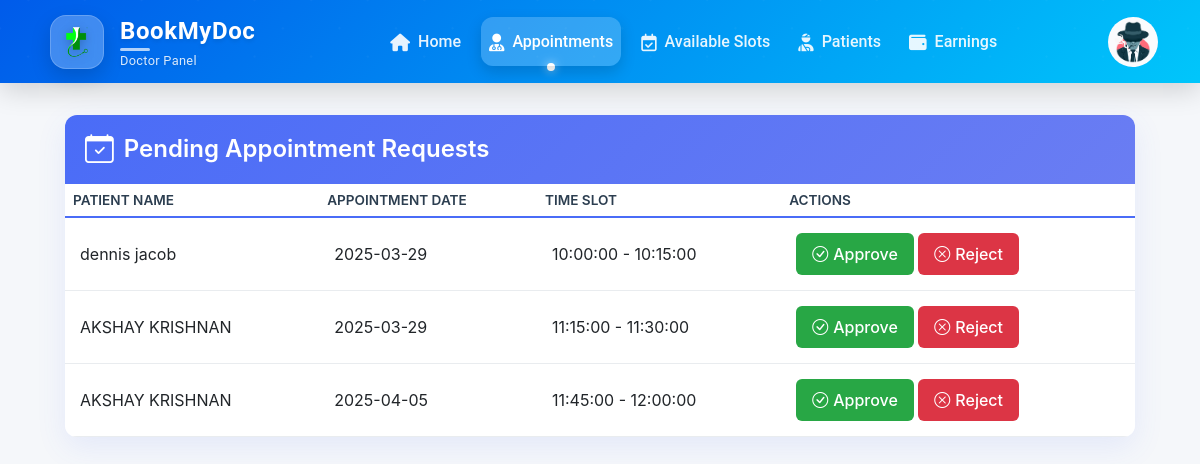
The app's page /manageappointments.php (signed in) with its own data.
### tables this page shows
CREATE TABLE `doctorreg` (
  `id` int(11) NOT NULL,
  `name` varchar(255) NOT NULL,
  `phone` varchar(20) NOT NULL,
  `email` varchar(255) NOT NULL,
  `password` varchar(255) NOT NULL,
  `created_at` timestamp NOT NULL DEFAULT current_timestamp(),
  `age` int(11) DEFAULT NULL,
  `qualifications` text DEFAULT NULL,
  `experience` int(11) DEFAULT NULL,
  `specialization` varchar(255) DEFAULT NULL,
  `profile_photo` varchar(255) DEFAULT NULL,
  `degree_certificate` varchar(255) DEFAULT NULL,
  `status` enum('pending','rejected','approved') DEFAULT 'pending',
  `address` varchar(255) DEFAULT NULL,
  `location` varchar(20) DEFAULT NULL,
  `fees` decimal(10,2) NOT NULL DEFAULT 0.00,
  `rejection_reason` text DEFAULT NULL,
  `action` enum('enabled','disabled') NOT NULL DEFAULT 'enabled'
);

CREATE TABLE `appointment_requests` (
  `id` int(11) NOT NULL,
  `user_id` int(11) NOT NULL,
  `doctor_id` int(11) NOT NULL,
  `slot_id` int(11) NOT NULL,
  `appointment_date` date NOT NULL,
  `status` enum('pending','approved','expired','rejected') DEFAULT 'pending',
  `created_at` timestamp NOT NULL DEFAULT current_timestamp(),
  `fees` decimal(10,2) NOT NULL DEFAULT 0.00,
  `payment_status` varchar(50) NOT NULL DEFAULT 'pending',
  `patient_condition` text DEFAULT NULL,
  `rejection_reason` text DEFAULT NULL
);

CREATE TABLE `patientreg` (
  `id` int(11) NOT NULL,
  `name` varchar(255) NOT NULL,
  `phone` varchar(10) NOT NULL,
  `email` varchar(255) NOT NULL,
  `password` varchar(255) NOT NULL,
  `profile_pic` varchar(255) DEFAULT NULL,
  `age` int(11) DEFAULT NULL,
  `dob` date DEFAULT NULL,
  `gender` varchar(10) DEFAULT NULL,
  `medical_records` varchar(255) DEFAULT NULL,
  `action` enum('enabled','disabled') NOT NULL DEFAULT 'enabled'
);

CREATE TABLE `doctor_availability` (
  `id` int(11) NOT NULL,
  `doctor_id` int(11) NOT NULL,
  `start_time` time NOT NULL,
  `end_time` time NOT NULL,
  `created_at` timestamp NOT NULL DEFAULT current_timestamp()
);

### manageappointments.php (the view, shortened to what this page needs)
<?php
include('db_connection.php');
include('doctorheader.php');
$doctor_id = $_SESSION['id'];
$sql = "SELECT ar.id, u.name AS patient_name, ar.appointment_date, da.start_time, da.end_time
        FROM appointment_requests ar
        JOIN patientreg u ON ar.user_id = u.id
        JOIN doctor_availability da ON ar.slot_id = da.id
        WHERE ar.doctor_id = ? AND ar.status = 'Pending'
        ORDER BY ar.appointment_date";
$stmt = $conn->prepare($sql);
$stmt->bind_param("i", $doctor_id);
$stmt->execute();
$result = $stmt->get_result();
?>
<!DOCTYPE html>
<html lang="en">
<head>
    <link href="https://cdnjs.cloudflare.com/ajax/libs/bootstrap/5.3.0/css/bootstrap.min.css" rel="stylesheet">
    <link href="https://cdn.jsdelivr.net/npm/bootstrap-icons@1.10.0/font/bootstrap-icons.css" rel="stylesheet">
</head>
<body>
<div class="container-appointments">
    <div class="card card-appointments">
        <div class="card-header-custom">
            <h2>
                <i class="bi bi-calendar-check"></i>
                Pending Appointment Requests
            </h2>
        </div>
        <?php if ($result->num_rows > 0) { ?>
            <div class="table-responsive">
                <table class="table table-appointments table-responsive-stack">
                    <thead>
                        <tr>
                            <th>Patient Name</th>
                            <th>Appointment Date</th>
                            <th>Time Slot</th>
                            <th>Actions</th>
                        </tr>
                    </thead>
                    <tbody>
                        <?php while ($row = $result->fetch_assoc()) { ?>
                            <tr>
                                <td><?php echo htmlspecialchars($row['patient_name']); ?></td>
                                <td><?php echo $row['appointment_date']; ?></td>
                                <td><?php echo $row['start_time'] . " - " . $row['end_time']; ?></td>
                                <td>
                                    <form method="POST" action="approve_reject_appointment.php" style="display:inline;">
                                        <button type="submit" name="action" value="approve" class="btn btn-approve btn-action">
                                            <i class="bi bi-check-circle"></i> Approve
                                        </button>
                                    </form>
                                    <button type="button" class="btn btn-reject btn-action" data-bs-toggle="modal" data-bs-target="#rejectModal<?php echo $row['id']; ?>">
                                        <i class="bi bi-x-circle"></i> Reject
                                    </button>
                                </td>
                            </tr>
                        <?php } ?>
                    </tbody>
                </table>
            </div>
        <?php } ?>
    </div>
</div>
</body>
</html>

### doctorheader.php (shortened to what this page needs)
<?php
include 'db_connection.php';
$doctorId = $_SESSION['id'];
$query = "SELECT profile_photo FROM doctorreg WHERE id = '$doctorId'";
$result = mysqli_query($conn, $query);
$row = mysqli_fetch_assoc($result);
$profilePic = !empty($row['profile_photo']) ? $row['profile_photo'] : 'default-profile.png';
?>
<header>
    <nav class="navbar navbar-expand-lg navbar-dark">
    <link href="https://cdn.jsdelivr.net/npm/bootstrap@5.3.0/dist/css/bootstrap.min.css" rel="stylesheet">
    <link rel="stylesheet" href="https://cdnjs.cloudflare.com/ajax/libs/font-awesome/6.0.0/css/all.min.css">
        <div class="container">
            <a class="navbar-brand d-flex align-items-center" href="doctorprofile.php">
                <div class="logo-container me-3">
                    <img src="images/logo.png" alt="Logo" class="logo-image">
                </div>
                <div class="brand-text">
                    <strong>BookMyDoc</strong>
                    <span class="tagline">Doctor Panel</span>
                </div>
            </a>
            <div class="collapse navbar-collapse" id="navbarNav">
                <ul class="navbar-nav mx-auto">
                    <li class="nav-item">
                        <a class="nav-link" href="doctorprofile.php">
                            <i class="fas fa-home me-1"></i> Home
                        </a>
                    </li>
                    <li class="nav-item">
                        <a class="nav-link" href="manageappointments.php">
                            <i class="fas fa-user-md me-1"></i> Appointments
                        </a>
                    </li>
                    <li class="nav-item">
                        <a class="nav-link" href="availableslots.php">
                            <i class="far fa-calendar-check me-1"></i> Available Slots
                        </a>
                    </li>
                    <li class="nav-item">
                        <a class="nav-link" href="displayappointments.php">
                        <i class="fas fa-user-injured me-1"></i> Patients
                        </a>
                    </li>
                    <li class="nav-item">
                        <a class="nav-link" href="doctorpaymentstat.php">
                        <i class="fas fa-wallet me-1"></i> Earnings
                        </a>
                    </li>
                </ul>
                <div class="nav-right d-flex align-items-center">
                    <div class="dropdown">
                        <a class="nav-link user-profile-dropdown" href="#" role="button" data-bs-toggle="dropdown" aria-expanded="false">
                            <img src="<?php echo $profilePic; ?>" onerror="this.onerror=null; this.src='images/profilepicdoct.jpg';" class="profile-pic" />
                        </a>
                    </div>
                </div>
            </div>
        </div>
    </nav>
</header>

### doctorheader.php (style rules this page uses)
header { font-family: 'Roboto', sans-serif; }
.navbar { background: linear-gradient(135deg, #005bea, #00c6fb); padding: 1rem; box-shadow: 0 8px 25px rgba(0,0,0,0.15); position: relative; z-index: 100; }
.navbar::before { content: ''; position: absolute; top: 0; left: 0; right: 0; bottom: 0; opacity: 0.8; z-index: -1; border-bottom-left-radius: 18px; border-bottom-right-radius: 18px; }
.logo-container { background: rgba(255,255,255,0.25); border-radius: 16px; width: 54px; height: 54px; display: flex; align-items: center; justify-content: center; padding: 10px; box-shadow: 0 8px 20px rgba(0,0,0,0.15); backdrop-filter: blur(8px); -webkit-backdrop-filter: blur(8px); border: 1px solid rgba(255,255,255,0.2); transition: all 0.5s cubic-bezier(0.175, 0.885, 0.32, 1.275); }
.logo-image { max-width: 100%; height: auto; filter: drop-shadow(0 2px 5px rgba(0,0,0,0.2)); }
.navbar-brand { transition: all 0.4s ease; padding: 0.3rem 0.5rem; border-radius: 12px; }
.brand-text { display: flex; flex-direction: column; text-shadow: 0 2px 4px rgba(0,0,0,0.1); }
.brand-text strong { font-size: 1.5rem; font-weight: 700; color: white; letter-spacing: 0.6px; position: relative; }
.brand-text strong::after { content: ''; position: absolute; bottom: -2px; left: 0; width: 30px; height: 3px; background: rgba(255,255,255,0.7); border-radius: 10px; }
.tagline { font-size: 0.8rem; color: rgba(255,255,255,0.85); letter-spacing: 0.3px; margin-top: 2px; }
.navbar-nav .nav-item { position: relative; margin: 0 6px; }
.navbar-nav .nav-link { color: rgba(255,255,255,0.9); font-weight: 500; padding: 0.8rem 1.2rem; border-radius: 12px; transition: all 0.4s cubic-bezier(0.25, 0.46, 0.45, 0.94); position: relative; overflow: hidden; z-index: 1; }
.navbar-nav .nav-link::before { content: ''; position: absolute; top: 100%; left: 0; width: 100%; height: 100%; background: rgba(255,255,255,0.15); transition: all 0.3s ease; z-index: -1; border-radius: 12px; }
.navbar-nav .nav-link.active { color: white; background: rgba(255,255,255,0.2); box-shadow: 0 6px 15px rgba(0,0,0,0.15); }
.navbar-nav .nav-link i { transition: all 0.3s ease; font-size: 1.1rem; vertical-align: middle; }
.profile-pic { width: 50px; height: 50px; border-radius: 50%; object-fit: cover; }
.current-page { position: relative; }
.current-page::after { content: ''; position: absolute; bottom: -5px; left: 50%; transform: translateX(-50%); width: 8px; height: 8px; background-color: white; border-radius: 50%; box-shadow: 0 0 10px rgba(255,255,255,0.7); animation: pulse 2s infinite; }

### manageappointments.php (style rules this page uses)
:root { --primary-color: #4a6cf7; --secondary-color: #6a7df3; --background-light: #f5f7fa; --text-dark: #2c3e50; --white: #ffffff; }
body { background-color: var(--background-light); font-family: 'Inter', 'Poppins', sans-serif; color: var(--text-dark); }
.container-appointments { max-width: 1100px; margin: 2rem auto; padding: 0 15px; }
.card-appointments { background: var(--white); border-radius: 12px; box-shadow: 0 10px 30px rgba(74, 108, 247, 0.1); border: none; overflow: hidden; }
.card-header-custom { background: linear-gradient(135deg, var(--primary-color), var(--secondary-color)); color: var(--white); padding: 20px; display: flex; align-items: center; justify-content: space-between; }
.card-header-custom h2 { margin: 0; font-size: 1.5rem; font-weight: 600; display: flex; align-items: center; gap: 10px; }
.card-header-custom i { font-size: 1.8rem; }
.table-appointments { margin-bottom: 0; }
.table-appointments thead { background-color: var(--background-light); }
.table-appointments th { color: var(--text-dark); font-weight: 600; text-transform: uppercase; font-size: 0.85rem; border-bottom: 2px solid var(--primary-color); }
.table-appointments td { vertical-align: middle; padding: 15px; background-color: var(--white); border-bottom: 1px solid #e9ecef; }
.btn-action { display: inline-flex; align-items: center; gap: 5px; transition: all 0.3s ease; font-weight: 500; padding: 8px 15px; }
.btn-approve { background-color: #28a745; color: var(--white); }
.btn-reject { background-color: #dc3545; color: var(--white); }

### records on screen
doctorreg: profile_photo (picture)
appointment_requests: user.name "dennis jacob", appointment_date "2025-03-29", slot.start_time "10:00:00", slot.end_time "10:15:00"
appointment_requests: user.name "AKSHAY KRISHNAN", appointment_date "2025-03-29", slot.start_time "11:15:00", slot.end_time "11:30:00"
appointment_requests: user.name "AKSHAY KRISHNAN", appointment_date "2025-04-05", slot.start_time "11:45:00", slot.end_time "12:00:00"
